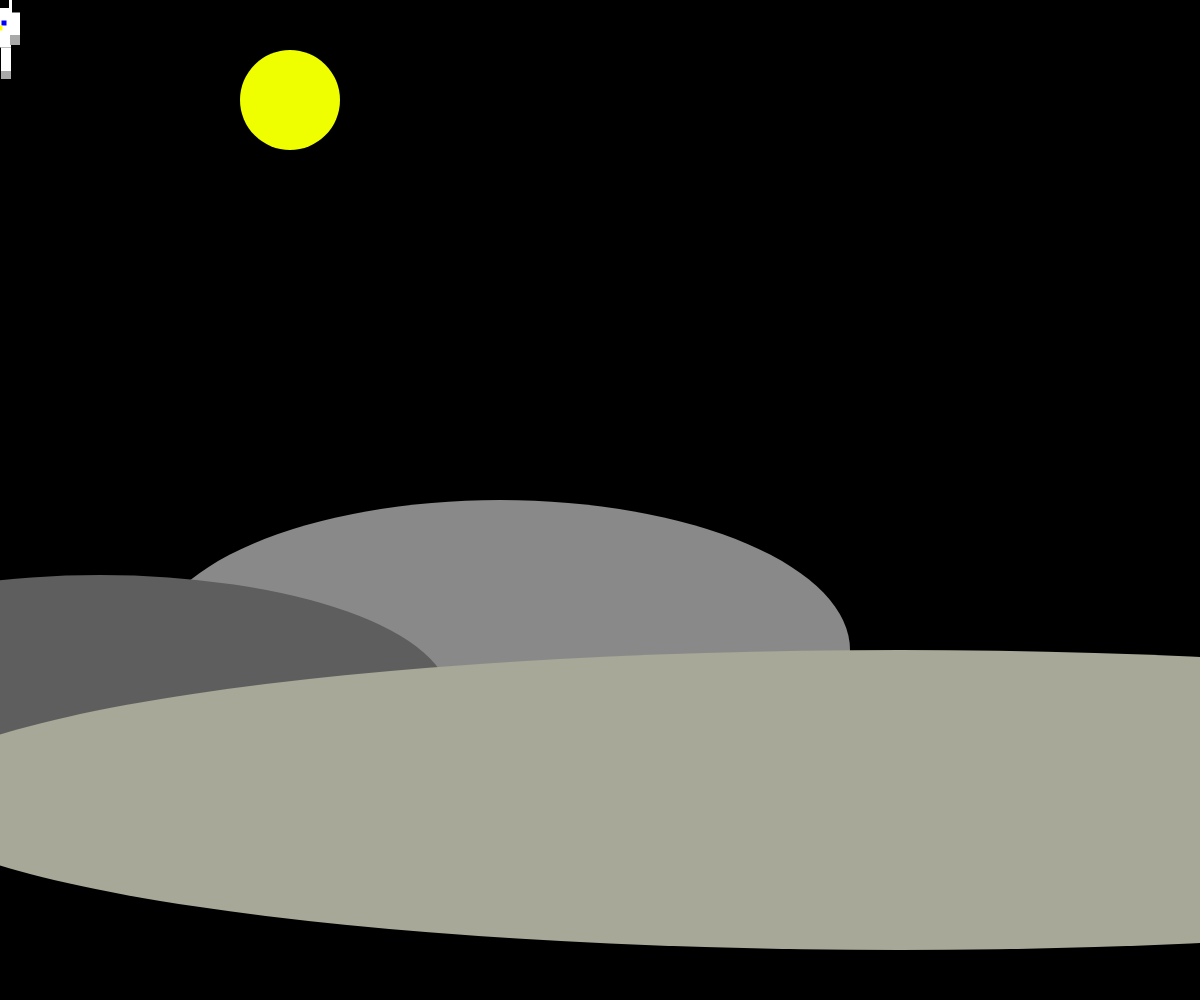
Frame 1 (no input)
Frame 60 (no input): identical to frame 1, image omitted
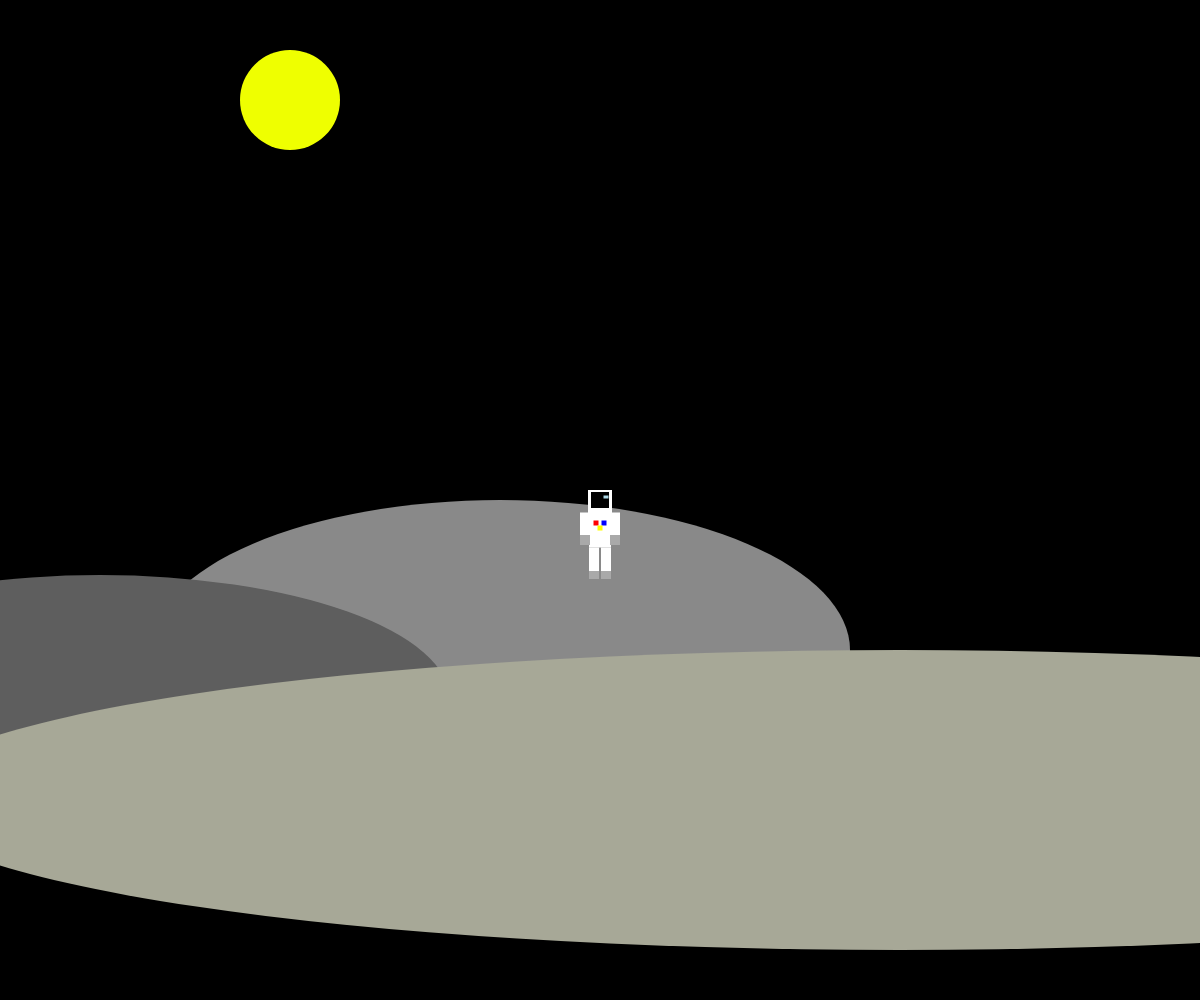
Frame 120 (the mouse pressed at the canvas centre since frame 60)

The p5.js sketch that drew these frames (run headless with seeded random() and noise() and a simulated clock; from frame 60 on, the mouse is pressed at the canvas centre):

// p5.js sketch
// ── sketch.js
// Project Title
// Your Name
// Date
//
// Extra for Experts:
// - describe what you did to take this project "above and beyond"

let currentBack = 0;
let sunColor = 0;


function setup() {
  createCanvas(windowWidth, windowHeight);
  background(0); // Space background
  noStroke();
  let currentBack = 0;
 
}



function drawAstronaut() {
  rectMode(CENTER);
  
  // Helmet
  fill(255); // White
  rect(mouseX, mouseY + 2, 24, 24); 

  fill(0); // Black 
  rect(mouseX, mouseY, 18, 16);

  fill(173, 216, 230); // Light blue 
  rect(mouseX + 6, mouseY - 3, 5, 3);
  
  // Torso 
  fill(255); // White
  rect(mouseX, mouseY + 30, 22, 35);
  
  // Suit details
  fill(255, 0, 0); // Red
  rect(mouseX - 4, mouseY + 23, 5, 5);
  
  fill(0, 0, 255); // Blue
  rect(mouseX + 4, mouseY + 23, 5, 5);
  
  fill(255, 255, 0); // Yellow
  rect(mouseX, mouseY + 28, 5, 5);
  
  // Arms 
  fill(255); // White
  rect(mouseX - 15, mouseY + 25, 10, 25); // Left arm
  rect(mouseX + 15, mouseY + 25, 10, 25); // Right arm
  
  // Hands 
  fill(169, 169, 169); // Light grey
  rect(mouseX - 15, mouseY + 40, 10, 10); // Left glove 
  rect(mouseX + 15, mouseY + 40, 10, 10); // Right glove 

  // Legs 
  fill(255); // White
  rect(mouseX - 6, mouseY + 60, 10, 25); // Left leg
  rect(mouseX + 6, mouseY + 60, 10, 25); // Right leg

  // Boots 
  fill(169, 169, 169); // Grey boots
  rect(mouseX - 6, mouseY + 75, 10, 8); // Left boot
  rect(mouseX + 6, mouseY + 75, 10, 8); // Right boot
}

function changeBackground() {
  // Change the background color based on currentBack value
  if (currentBack == 0) {
    background(0); // Black (space)
  } else if (currentBack == 1) {
    background(100, 149, 237); // blue
  } else if (currentBack == 2) {
    background(34, 139, 34); // green
  } else if (currentBack == 3) {
    background(255, 182, 193); // pink
  }
}

function keyPressed(){
  if(keyCode === ' '){}
}

function mousePressed() {
  // Check if the middle mouse button is pressed
  if (mouseButton === CENTER) {
    currentBack = (currentBack + 1) % 4; // Cycle through 0, 1, 2, 3
    changeBackground(); // Update the background based on the new state
  }
}


function draw(){
  changeBackground();
  // Landscape 
  fill(137, 137, 137); // Grey
  ellipse(500, 650, 700, 300); 

  fill(94, 94, 94); // Dark grey
  ellipse(100, 700, 700, 250); 

  fill(167, 168, 151); // Light grey
  ellipse(900, 800, 2000, 300); 

  // Sun
  fill(239, 255, 0); // Yellow
  circle(290, 100, 100); 

  
  drawAstronaut();
}
